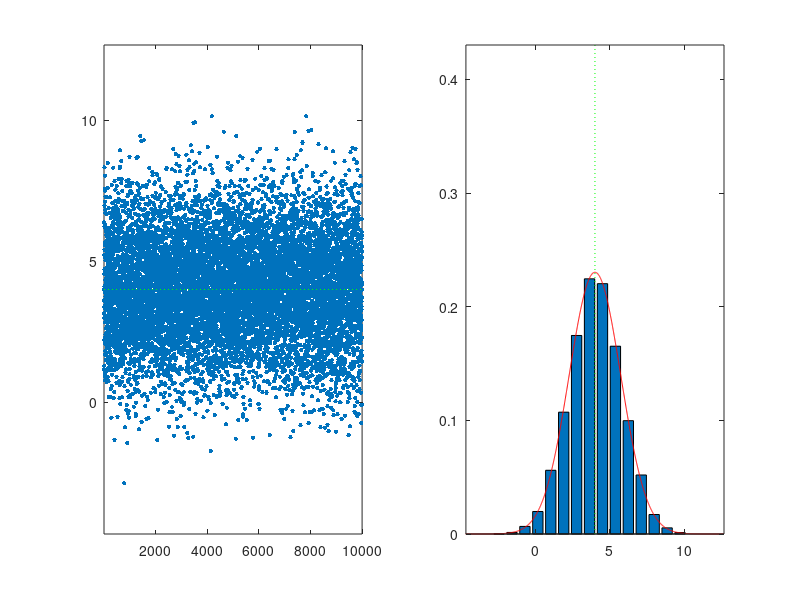

Reproduce this figure in MATLAB.
close all ;
 
N=10000; %echamtillons 
 m=4 ; %moy 
v=3 ;  %var
s=sqrt(v);
% s=4;
% x=m+s*randn(1,N); 
x=random('norm',4,s,1,N);
a=5 ; 

subplot(121),
plot(x,'.','MarkerSize',10);
axis([1,N,m-a*s, m+a*s]); 
hold on ,
plot ([1,N] , [m m], 'g:') 
hold off, 

rba=1/s/sqrt(2*pi);
subplot(122),
Nb=15;
[F,C] = hist(x,Nb);
P=F/N*Nb*rba/3;   %3 c est uniquement aproximative il n a pas de sens 
bar(C,P) 
axis([m-a*s,m+a*s, 0 , rba+.2]); 
hold on , 
n=a-m-a*s:.01:m+a*s;
px = exp(-(n-m).^2/2/v) *rba ; 
plot (n,px,'r') 
plot ( [m,m] , [0 rba+.2] , 'g:') 





